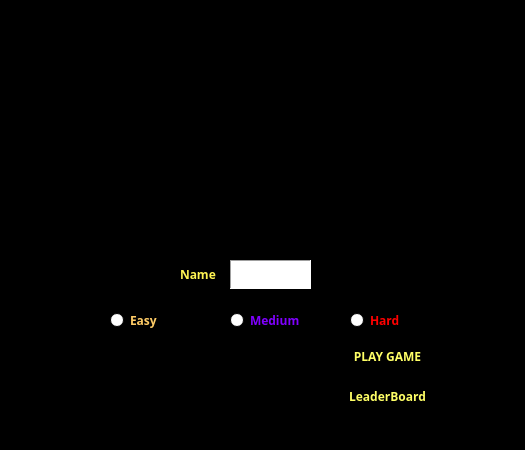
<?xml version="1.0" encoding="UTF-8"?>
<ui version="4.0">
 <class>Options</class>
 <widget class="QWidget" name="Options">
  <property name="windowModality">
   <enum>Qt::NonModal</enum>
  </property>
  <property name="enabled">
   <bool>true</bool>
  </property>
  <property name="geometry">
   <rect>
    <x>0</x>
    <y>0</y>
    <width>525</width>
    <height>450</height>
   </rect>
  </property>
  <property name="minimumSize">
   <size>
    <width>525</width>
    <height>450</height>
   </size>
  </property>
  <property name="maximumSize">
   <size>
    <width>525</width>
    <height>450</height>
   </size>
  </property>
  <property name="palette">
   <palette>
    <active>
     <colorrole role="Base">
      <brush brushstyle="SolidPattern">
       <color alpha="255">
        <red>255</red>
        <green>255</green>
        <blue>255</blue>
       </color>
      </brush>
     </colorrole>
     <colorrole role="Window">
      <brush brushstyle="SolidPattern">
       <color alpha="255">
        <red>0</red>
        <green>0</green>
        <blue>0</blue>
       </color>
      </brush>
     </colorrole>
    </active>
    <inactive>
     <colorrole role="Base">
      <brush brushstyle="SolidPattern">
       <color alpha="255">
        <red>255</red>
        <green>255</green>
        <blue>255</blue>
       </color>
      </brush>
     </colorrole>
     <colorrole role="Window">
      <brush brushstyle="SolidPattern">
       <color alpha="255">
        <red>0</red>
        <green>0</green>
        <blue>0</blue>
       </color>
      </brush>
     </colorrole>
    </inactive>
    <disabled>
     <colorrole role="Base">
      <brush brushstyle="SolidPattern">
       <color alpha="255">
        <red>0</red>
        <green>0</green>
        <blue>0</blue>
       </color>
      </brush>
     </colorrole>
     <colorrole role="Window">
      <brush brushstyle="SolidPattern">
       <color alpha="255">
        <red>0</red>
        <green>0</green>
        <blue>0</blue>
       </color>
      </brush>
     </colorrole>
    </disabled>
   </palette>
  </property>
  <property name="windowTitle">
   <string>Pacman</string>
  </property>
  <widget class="QPlainTextEdit" name="nameText">
   <property name="geometry">
    <rect>
     <x>230</x>
     <y>260</y>
     <width>81</width>
     <height>29</height>
    </rect>
   </property>
   <property name="frameShape">
    <enum>QFrame::Panel</enum>
   </property>
   <property name="lineWrapMode">
    <enum>QPlainTextEdit::NoWrap</enum>
   </property>
   <property name="tabStopWidth">
    <number>9</number>
   </property>
   <property name="maximumBlockCount">
    <number>9</number>
   </property>
  </widget>
  <widget class="QRadioButton" name="easyButton">
   <property name="geometry">
    <rect>
     <x>110</x>
     <y>310</y>
     <width>102</width>
     <height>20</height>
    </rect>
   </property>
   <property name="palette">
    <palette>
     <active>
      <colorrole role="WindowText">
       <brush brushstyle="SolidPattern">
        <color alpha="255">
         <red>255</red>
         <green>204</green>
         <blue>102</blue>
        </color>
       </brush>
      </colorrole>
     </active>
     <inactive>
      <colorrole role="WindowText">
       <brush brushstyle="SolidPattern">
        <color alpha="255">
         <red>255</red>
         <green>204</green>
         <blue>102</blue>
        </color>
       </brush>
      </colorrole>
     </inactive>
     <disabled>
      <colorrole role="WindowText">
       <brush brushstyle="SolidPattern">
        <color alpha="255">
         <red>127</red>
         <green>127</green>
         <blue>127</blue>
        </color>
       </brush>
      </colorrole>
     </disabled>
    </palette>
   </property>
   <property name="font">
    <font>
     <family>Arial Black</family>
     <weight>75</weight>
     <bold>true</bold>
    </font>
   </property>
   <property name="text">
    <string>Easy </string>
   </property>
  </widget>
  <widget class="QRadioButton" name="mediumButton">
   <property name="geometry">
    <rect>
     <x>230</x>
     <y>310</y>
     <width>102</width>
     <height>20</height>
    </rect>
   </property>
   <property name="palette">
    <palette>
     <active>
      <colorrole role="WindowText">
       <brush brushstyle="SolidPattern">
        <color alpha="255">
         <red>128</red>
         <green>0</green>
         <blue>255</blue>
        </color>
       </brush>
      </colorrole>
     </active>
     <inactive>
      <colorrole role="WindowText">
       <brush brushstyle="SolidPattern">
        <color alpha="255">
         <red>128</red>
         <green>0</green>
         <blue>255</blue>
        </color>
       </brush>
      </colorrole>
     </inactive>
     <disabled>
      <colorrole role="WindowText">
       <brush brushstyle="SolidPattern">
        <color alpha="255">
         <red>127</red>
         <green>127</green>
         <blue>127</blue>
        </color>
       </brush>
      </colorrole>
     </disabled>
    </palette>
   </property>
   <property name="font">
    <font>
     <family>Arial Black</family>
     <weight>75</weight>
     <bold>true</bold>
    </font>
   </property>
   <property name="text">
    <string>Medium </string>
   </property>
  </widget>
  <widget class="QRadioButton" name="hardButton">
   <property name="geometry">
    <rect>
     <x>350</x>
     <y>310</y>
     <width>102</width>
     <height>20</height>
    </rect>
   </property>
   <property name="palette">
    <palette>
     <active>
      <colorrole role="WindowText">
       <brush brushstyle="SolidPattern">
        <color alpha="255">
         <red>255</red>
         <green>0</green>
         <blue>0</blue>
        </color>
       </brush>
      </colorrole>
     </active>
     <inactive>
      <colorrole role="WindowText">
       <brush brushstyle="SolidPattern">
        <color alpha="255">
         <red>255</red>
         <green>0</green>
         <blue>0</blue>
        </color>
       </brush>
      </colorrole>
     </inactive>
     <disabled>
      <colorrole role="WindowText">
       <brush brushstyle="SolidPattern">
        <color alpha="255">
         <red>127</red>
         <green>127</green>
         <blue>127</blue>
        </color>
       </brush>
      </colorrole>
     </disabled>
    </palette>
   </property>
   <property name="font">
    <font>
     <family>Arial Black</family>
     <weight>75</weight>
     <bold>true</bold>
    </font>
   </property>
   <property name="text">
    <string>Hard</string>
   </property>
  </widget>
  <widget class="QPushButton" name="startButton">
   <property name="geometry">
    <rect>
     <x>330</x>
     <y>340</y>
     <width>115</width>
     <height>32</height>
    </rect>
   </property>
   <property name="palette">
    <palette>
     <active>
      <colorrole role="WindowText">
       <brush brushstyle="SolidPattern">
        <color alpha="255">
         <red>0</red>
         <green>0</green>
         <blue>0</blue>
        </color>
       </brush>
      </colorrole>
      <colorrole role="Button">
       <brush brushstyle="SolidPattern">
        <color alpha="255">
         <red>0</red>
         <green>0</green>
         <blue>0</blue>
        </color>
       </brush>
      </colorrole>
      <colorrole role="ButtonText">
       <brush brushstyle="SolidPattern">
        <color alpha="255">
         <red>255</red>
         <green>255</green>
         <blue>102</blue>
        </color>
       </brush>
      </colorrole>
     </active>
     <inactive>
      <colorrole role="WindowText">
       <brush brushstyle="SolidPattern">
        <color alpha="255">
         <red>0</red>
         <green>0</green>
         <blue>0</blue>
        </color>
       </brush>
      </colorrole>
      <colorrole role="Button">
       <brush brushstyle="SolidPattern">
        <color alpha="255">
         <red>0</red>
         <green>0</green>
         <blue>0</blue>
        </color>
       </brush>
      </colorrole>
      <colorrole role="ButtonText">
       <brush brushstyle="SolidPattern">
        <color alpha="255">
         <red>255</red>
         <green>255</green>
         <blue>102</blue>
        </color>
       </brush>
      </colorrole>
     </inactive>
     <disabled>
      <colorrole role="WindowText">
       <brush brushstyle="SolidPattern">
        <color alpha="255">
         <red>127</red>
         <green>127</green>
         <blue>127</blue>
        </color>
       </brush>
      </colorrole>
      <colorrole role="Button">
       <brush brushstyle="SolidPattern">
        <color alpha="255">
         <red>0</red>
         <green>0</green>
         <blue>0</blue>
        </color>
       </brush>
      </colorrole>
      <colorrole role="ButtonText">
       <brush brushstyle="SolidPattern">
        <color alpha="255">
         <red>148</red>
         <green>148</green>
         <blue>148</blue>
        </color>
       </brush>
      </colorrole>
     </disabled>
    </palette>
   </property>
   <property name="font">
    <font>
     <family>Arial Black</family>
     <weight>75</weight>
     <bold>true</bold>
    </font>
   </property>
   <property name="text">
    <string>PLAY GAME</string>
   </property>
   <property name="icon">
    <iconset resource="Images.qrc">
     <normaloff>:/images/dot.png</normaloff>:/images/dot.png</iconset>
   </property>
   <property name="autoDefault">
    <bool>false</bool>
   </property>
   <property name="default">
    <bool>false</bool>
   </property>
   <property name="flat">
    <bool>true</bool>
   </property>
  </widget>
  <widget class="QLabel" name="label">
   <property name="geometry">
    <rect>
     <x>180</x>
     <y>260</y>
     <width>71</width>
     <height>29</height>
    </rect>
   </property>
   <property name="palette">
    <palette>
     <active>
      <colorrole role="WindowText">
       <brush brushstyle="SolidPattern">
        <color alpha="255">
         <red>255</red>
         <green>244</green>
         <blue>82</blue>
        </color>
       </brush>
      </colorrole>
     </active>
     <inactive>
      <colorrole role="WindowText">
       <brush brushstyle="SolidPattern">
        <color alpha="255">
         <red>255</red>
         <green>244</green>
         <blue>82</blue>
        </color>
       </brush>
      </colorrole>
     </inactive>
     <disabled>
      <colorrole role="WindowText">
       <brush brushstyle="SolidPattern">
        <color alpha="255">
         <red>127</red>
         <green>127</green>
         <blue>127</blue>
        </color>
       </brush>
      </colorrole>
     </disabled>
    </palette>
   </property>
   <property name="font">
    <font>
     <family>Arial Black</family>
     <weight>75</weight>
     <bold>true</bold>
    </font>
   </property>
   <property name="frameShape">
    <enum>QFrame::NoFrame</enum>
   </property>
   <property name="frameShadow">
    <enum>QFrame::Plain</enum>
   </property>
   <property name="text">
    <string>Name</string>
   </property>
   <property name="textFormat">
    <enum>Qt::AutoText</enum>
   </property>
   <property name="scaledContents">
    <bool>false</bool>
   </property>
   <property name="margin">
    <number>2</number>
   </property>
  </widget>
  <widget class="QLabel" name="label_2">
   <property name="geometry">
    <rect>
     <x>270</x>
     <y>350</y>
     <width>41</width>
     <height>61</height>
    </rect>
   </property>
   <property name="text">
    <string/>
   </property>
   <property name="pixmap">
    <pixmap resource="Images.qrc">:/images/pacright2.png</pixmap>
   </property>
  </widget>
  <widget class="QLabel" name="label_3">
   <property name="geometry">
    <rect>
     <x>0</x>
     <y>10</y>
     <width>531</width>
     <height>161</height>
    </rect>
   </property>
   <property name="text">
    <string/>
   </property>
   <property name="pixmap">
    <pixmap resource="Images.qrc">:/images/paclogo.png</pixmap>
   </property>
  </widget>
  <widget class="QLabel" name="label_4">
   <property name="geometry">
    <rect>
     <x>40</x>
     <y>160</y>
     <width>59</width>
     <height>61</height>
    </rect>
   </property>
   <property name="text">
    <string/>
   </property>
   <property name="pixmap">
    <pixmap resource="Images.qrc">:/images/ghostdownblue2.png</pixmap>
   </property>
  </widget>
  <widget class="QLabel" name="label_5">
   <property name="geometry">
    <rect>
     <x>130</x>
     <y>350</y>
     <width>59</width>
     <height>61</height>
    </rect>
   </property>
   <property name="text">
    <string/>
   </property>
   <property name="pixmap">
    <pixmap resource="Images.qrc">:/images/ghostrightred2.png</pixmap>
   </property>
  </widget>
  <widget class="QLabel" name="label_6">
   <property name="geometry">
    <rect>
     <x>460</x>
     <y>350</y>
     <width>59</width>
     <height>61</height>
    </rect>
   </property>
   <property name="text">
    <string/>
   </property>
   <property name="pixmap">
    <pixmap resource="Images.qrc">:/images/ghostleft2.png</pixmap>
   </property>
  </widget>
  <widget class="QLabel" name="label_7">
   <property name="geometry">
    <rect>
     <x>380</x>
     <y>160</y>
     <width>59</width>
     <height>61</height>
    </rect>
   </property>
   <property name="text">
    <string/>
   </property>
   <property name="pixmap">
    <pixmap resource="Images.qrc">:/images/ghostdownorange2.png</pixmap>
   </property>
  </widget>
  <widget class="QPushButton" name="leaderBoard">
   <property name="geometry">
    <rect>
     <x>330</x>
     <y>380</y>
     <width>115</width>
     <height>32</height>
    </rect>
   </property>
   <property name="palette">
    <palette>
     <active>
      <colorrole role="WindowText">
       <brush brushstyle="SolidPattern">
        <color alpha="255">
         <red>0</red>
         <green>0</green>
         <blue>0</blue>
        </color>
       </brush>
      </colorrole>
      <colorrole role="Button">
       <brush brushstyle="SolidPattern">
        <color alpha="255">
         <red>0</red>
         <green>0</green>
         <blue>0</blue>
        </color>
       </brush>
      </colorrole>
      <colorrole role="ButtonText">
       <brush brushstyle="SolidPattern">
        <color alpha="255">
         <red>255</red>
         <green>255</green>
         <blue>102</blue>
        </color>
       </brush>
      </colorrole>
     </active>
     <inactive>
      <colorrole role="WindowText">
       <brush brushstyle="SolidPattern">
        <color alpha="255">
         <red>0</red>
         <green>0</green>
         <blue>0</blue>
        </color>
       </brush>
      </colorrole>
      <colorrole role="Button">
       <brush brushstyle="SolidPattern">
        <color alpha="255">
         <red>0</red>
         <green>0</green>
         <blue>0</blue>
        </color>
       </brush>
      </colorrole>
      <colorrole role="ButtonText">
       <brush brushstyle="SolidPattern">
        <color alpha="255">
         <red>255</red>
         <green>255</green>
         <blue>102</blue>
        </color>
       </brush>
      </colorrole>
     </inactive>
     <disabled>
      <colorrole role="WindowText">
       <brush brushstyle="SolidPattern">
        <color alpha="255">
         <red>127</red>
         <green>127</green>
         <blue>127</blue>
        </color>
       </brush>
      </colorrole>
      <colorrole role="Button">
       <brush brushstyle="SolidPattern">
        <color alpha="255">
         <red>0</red>
         <green>0</green>
         <blue>0</blue>
        </color>
       </brush>
      </colorrole>
      <colorrole role="ButtonText">
       <brush brushstyle="SolidPattern">
        <color alpha="255">
         <red>148</red>
         <green>148</green>
         <blue>148</blue>
        </color>
       </brush>
      </colorrole>
     </disabled>
    </palette>
   </property>
   <property name="font">
    <font>
     <family>Arial Black</family>
     <weight>75</weight>
     <bold>true</bold>
    </font>
   </property>
   <property name="text">
    <string>LeaderBoard</string>
   </property>
   <property name="icon">
    <iconset resource="Images.qrc">
     <normaloff>:/images/dot.png</normaloff>:/images/dot.png</iconset>
   </property>
   <property name="autoDefault">
    <bool>false</bool>
   </property>
   <property name="default">
    <bool>false</bool>
   </property>
   <property name="flat">
    <bool>true</bool>
   </property>
  </widget>
 </widget>
 <resources>
  <include location="Images.qrc"/>
 </resources>
 <connections/>
</ui>
